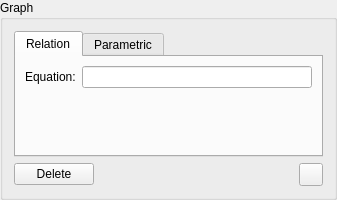
<?xml version="1.0" encoding="UTF-8"?>
<ui version="4.0">
 <class>GraphProperties</class>
 <widget class="QGroupBox" name="GraphProperties">
  <property name="sizePolicy">
   <sizepolicy hsizetype="MinimumExpanding" vsizetype="Fixed">
    <horstretch>0</horstretch>
    <verstretch>0</verstretch>
   </sizepolicy>
  </property>
  <property name="windowTitle">
   <string>GroupBox</string>
  </property>
  <property name="title">
   <string>Graph</string>
  </property>
  <layout class="QVBoxLayout" name="verticalLayout">
   <item>
    <widget class="QTabWidget" name="graphTypeSwitcher">
     <property name="sizePolicy">
      <sizepolicy hsizetype="MinimumExpanding" vsizetype="Fixed">
       <horstretch>0</horstretch>
       <verstretch>0</verstretch>
      </sizepolicy>
     </property>
     <property name="currentIndex">
      <number>0</number>
     </property>
     <widget class="QWidget" name="relation_tab">
      <attribute name="title">
       <string>Relation</string>
      </attribute>
      <layout class="QFormLayout" name="formLayout_2">
       <property name="fieldGrowthPolicy">
        <enum>QFormLayout::ExpandingFieldsGrow</enum>
       </property>
       <item row="0" column="0">
        <widget class="QLabel" name="label_equation">
         <property name="text">
          <string>Equation:</string>
         </property>
        </widget>
       </item>
       <item row="0" column="1">
        <widget class="QLineEdit" name="rel_equation"/>
       </item>
      </layout>
      <zorder>rel_equation</zorder>
      <zorder></zorder>
     </widget>
     <widget class="QWidget" name="parametric_tab">
      <attribute name="title">
       <string>Parametric</string>
      </attribute>
      <layout class="QFormLayout" name="formLayout">
       <property name="fieldGrowthPolicy">
        <enum>QFormLayout::ExpandingFieldsGrow</enum>
       </property>
       <item row="1" column="0">
        <widget class="QLabel" name="label">
         <property name="text">
          <string>x(t) =</string>
         </property>
        </widget>
       </item>
       <item row="1" column="1">
        <widget class="QLineEdit" name="par_x"/>
       </item>
       <item row="3" column="0">
        <widget class="QLabel" name="label_2">
         <property name="text">
          <string>y(t) =</string>
         </property>
        </widget>
       </item>
       <item row="3" column="1">
        <widget class="QLineEdit" name="par_y"/>
       </item>
       <item row="5" column="0">
        <widget class="QLabel" name="label_6">
         <property name="text">
          <string>t ∈</string>
         </property>
        </widget>
       </item>
       <item row="5" column="1">
        <layout class="QHBoxLayout" name="horizontalLayout">
         <item>
          <widget class="QLabel" name="label_3">
           <property name="text">
            <string>[</string>
           </property>
          </widget>
         </item>
         <item>
          <widget class="QLineEdit" name="par_tMin">
           <property name="placeholderText">
            <string>min</string>
           </property>
          </widget>
         </item>
         <item>
          <widget class="QLabel" name="label_4">
           <property name="text">
            <string>,</string>
           </property>
          </widget>
         </item>
         <item>
          <widget class="QLineEdit" name="par_tMax">
           <property name="placeholderText">
            <string>max</string>
           </property>
          </widget>
         </item>
         <item>
          <widget class="QLabel" name="label_5">
           <property name="text">
            <string>]</string>
           </property>
          </widget>
         </item>
        </layout>
       </item>
      </layout>
     </widget>
    </widget>
   </item>
   <item>
    <layout class="QHBoxLayout" name="horizontalLayout_2" stretch="0,1,0">
     <item>
      <widget class="QPushButton" name="deleteButton">
       <property name="text">
        <string>Delete</string>
       </property>
      </widget>
     </item>
     <item>
      <widget class="QLabel" name="errorMsg">
       <property name="text">
        <string/>
       </property>
      </widget>
     </item>
     <item>
      <widget class="QToolButton" name="colorButton">
       <property name="styleSheet">
        <string notr="true"/>
       </property>
       <property name="text">
        <string/>
       </property>
      </widget>
     </item>
    </layout>
   </item>
  </layout>
 </widget>
 <tabstops>
  <tabstop>graphTypeSwitcher</tabstop>
  <tabstop>rel_equation</tabstop>
  <tabstop>par_x</tabstop>
  <tabstop>par_y</tabstop>
  <tabstop>par_tMin</tabstop>
  <tabstop>par_tMax</tabstop>
  <tabstop>deleteButton</tabstop>
 </tabstops>
 <resources/>
 <connections>
  <connection>
   <sender>deleteButton</sender>
   <signal>clicked()</signal>
   <receiver>GraphProperties</receiver>
   <slot>deletePressed()</slot>
   <hints>
    <hint type="sourcelabel">
     <x>48</x>
     <y>173</y>
    </hint>
    <hint type="destinationlabel">
     <x>76</x>
     <y>1</y>
    </hint>
   </hints>
  </connection>
  <connection>
   <sender>rel_equation</sender>
   <signal>editingFinished()</signal>
   <receiver>GraphProperties</receiver>
   <slot>textChanged()</slot>
   <hints>
    <hint type="sourcelabel">
     <x>159</x>
     <y>61</y>
    </hint>
    <hint type="destinationlabel">
     <x>238</x>
     <y>0</y>
    </hint>
   </hints>
  </connection>
  <connection>
   <sender>par_x</sender>
   <signal>editingFinished()</signal>
   <receiver>GraphProperties</receiver>
   <slot>textChanged()</slot>
   <hints>
    <hint type="sourcelabel">
     <x>128</x>
     <y>73</y>
    </hint>
    <hint type="destinationlabel">
     <x>196</x>
     <y>11</y>
    </hint>
   </hints>
  </connection>
  <connection>
   <sender>par_y</sender>
   <signal>editingFinished()</signal>
   <receiver>GraphProperties</receiver>
   <slot>textChanged()</slot>
   <hints>
    <hint type="sourcelabel">
     <x>167</x>
     <y>102</y>
    </hint>
    <hint type="destinationlabel">
     <x>321</x>
     <y>11</y>
    </hint>
   </hints>
  </connection>
  <connection>
   <sender>par_tMin</sender>
   <signal>editingFinished()</signal>
   <receiver>GraphProperties</receiver>
   <slot>textChanged()</slot>
   <hints>
    <hint type="sourcelabel">
     <x>191</x>
     <y>130</y>
    </hint>
    <hint type="destinationlabel">
     <x>355</x>
     <y>7</y>
    </hint>
   </hints>
  </connection>
  <connection>
   <sender>par_tMax</sender>
   <signal>editingFinished()</signal>
   <receiver>GraphProperties</receiver>
   <slot>textChanged()</slot>
   <hints>
    <hint type="sourcelabel">
     <x>313</x>
     <y>130</y>
    </hint>
    <hint type="destinationlabel">
     <x>301</x>
     <y>19</y>
    </hint>
   </hints>
  </connection>
  <connection>
   <sender>graphTypeSwitcher</sender>
   <signal>currentChanged(int)</signal>
   <receiver>GraphProperties</receiver>
   <slot>textChanged()</slot>
   <hints>
    <hint type="sourcelabel">
     <x>65</x>
     <y>41</y>
    </hint>
    <hint type="destinationlabel">
     <x>23</x>
     <y>7</y>
    </hint>
   </hints>
  </connection>
 </connections>
 <slots>
  <slot>textChanged()</slot>
  <slot>deletePressed()</slot>
 </slots>
</ui>
